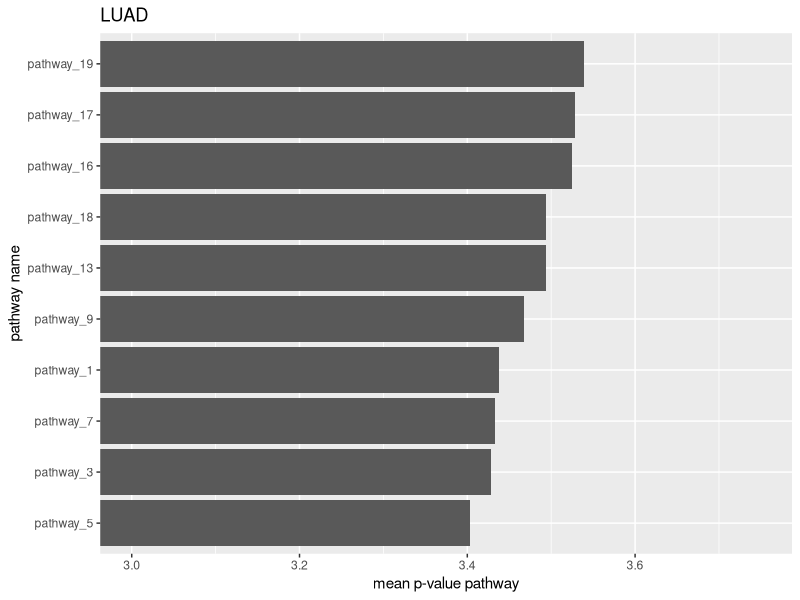
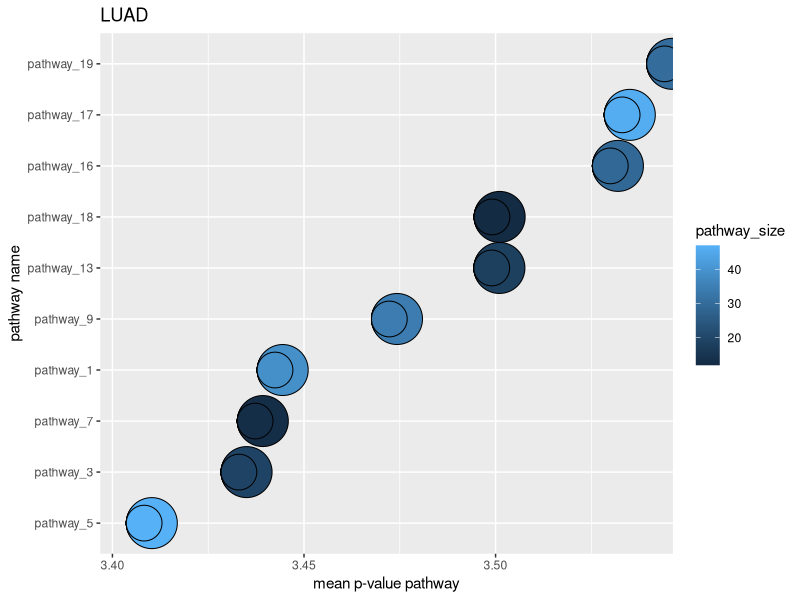
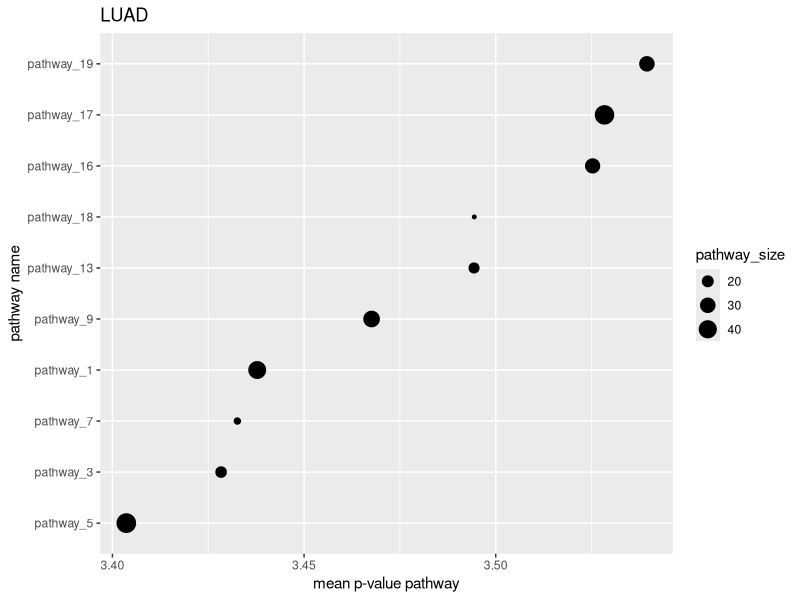
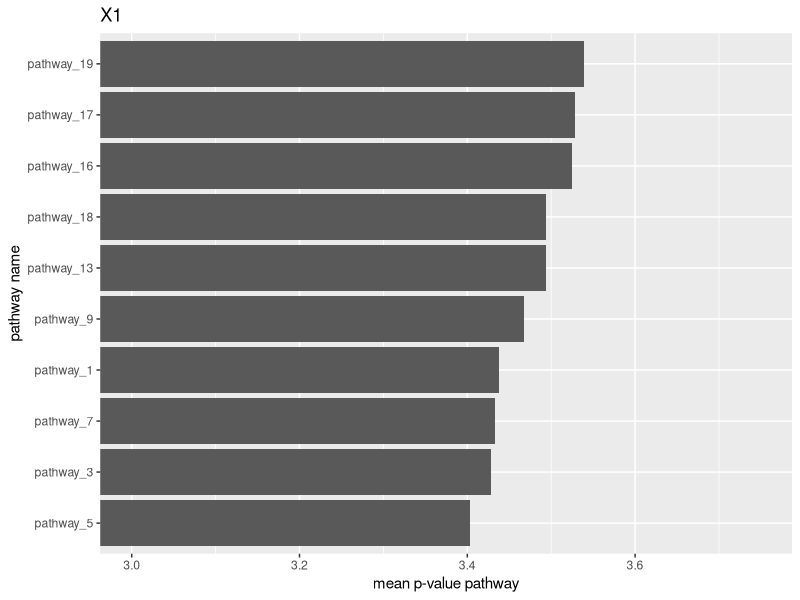
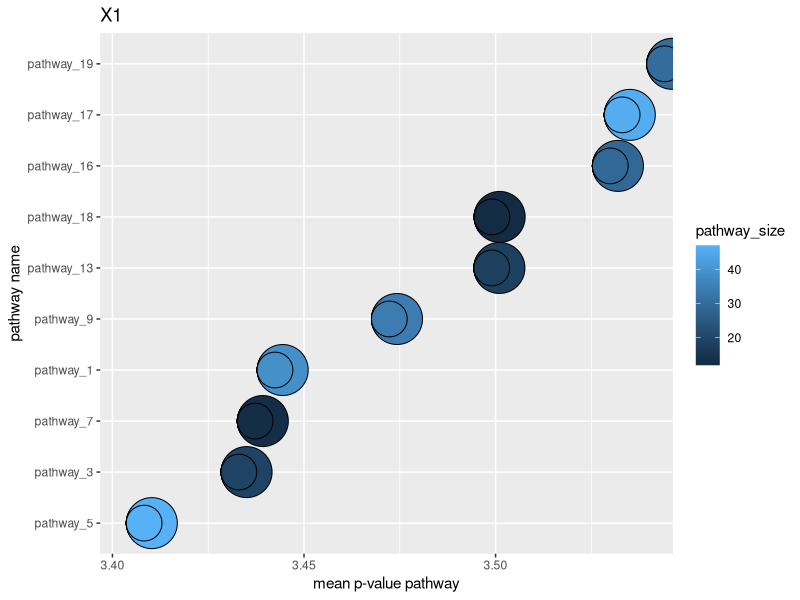
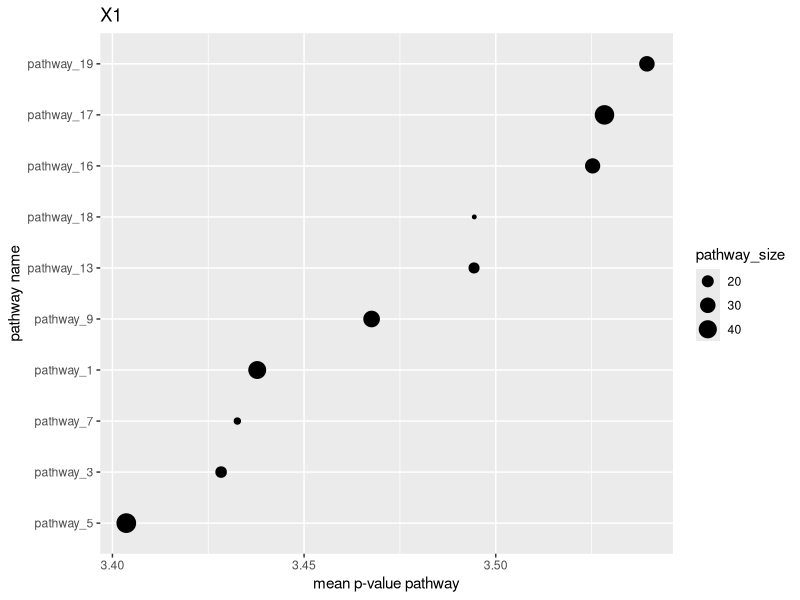
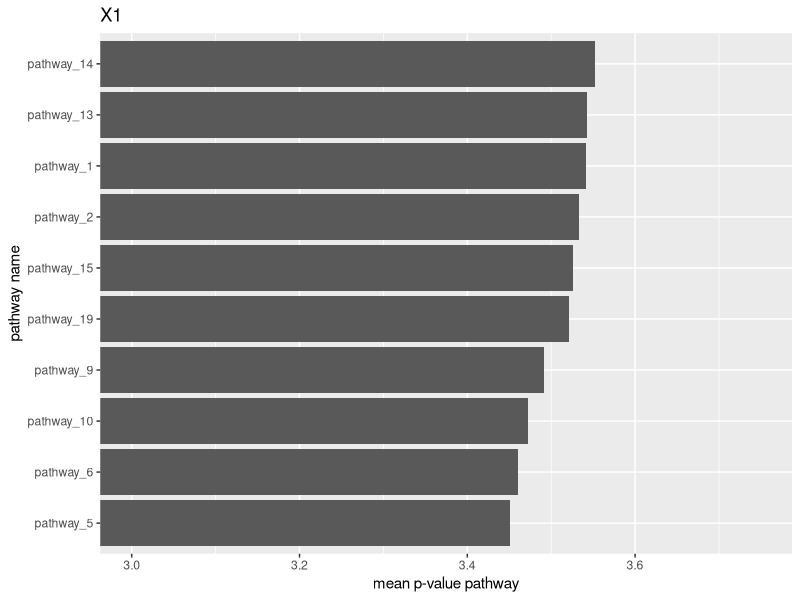
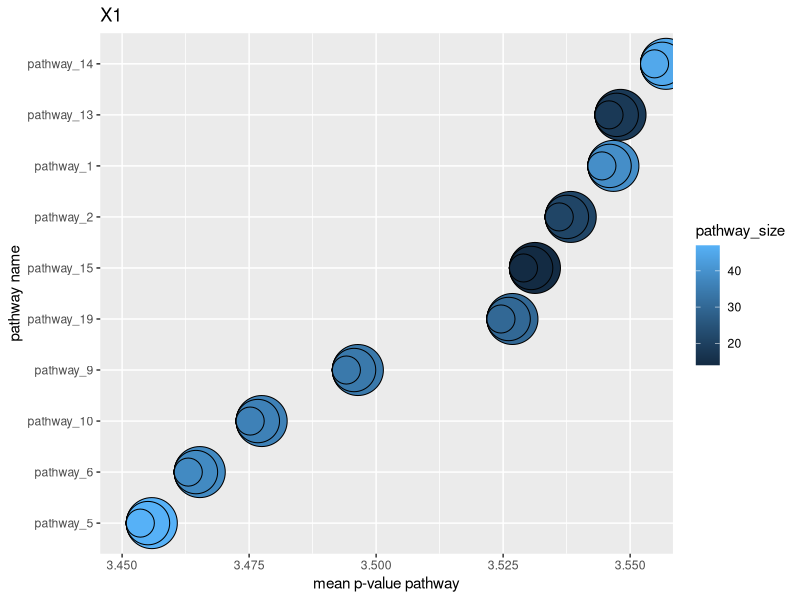

The R source for these figures, in order:
## ---- chunk 1
knitr::opts_chunk$set(echo = TRUE)
## ---- chunk 2
# p-value matrix (for pathways)

# for reproducible results set seed (runif )
set.seed(100)
df1 <- data.frame(matrix(runif(20*50, 1e-20, 1e-3), 20, 50),
                  row.names = paste("pathway", 1:20, sep = "_"))

set.seed(95)
df2 <- data.frame(matrix(runif(20*50, 1e-20, 1e-3), 20, 50),
                  row.names = paste("pathway", 1:20, sep = "_"))

df.p.value.list = list("LUAD" = df1, "BRCA" = df2)

# genset size information 

len.genesets <- sample(10:50, 20)
names(len.genesets) <- paste("pathway", 1:20, sep = "_")

head(len.genesets)
## ---- chunk 3
get_top10pathways_from_pvalues = function(df_p_values, length_genesets) {
  
  require(ggplot2)
  
  results <- list()
    
  df_p_values_log10 <- -log10(as.data.frame(df_p_values))
    
  mean_pathway <- as.data.frame(apply(df_p_values_log10, 1, mean))
  rownames(mean_pathway) <- rownames(df_p_values_log10)
  
  ordered_score <- mean_pathway[order(-mean_pathway[ ,1]), 1]
  top_10 <- data.frame(ordered_score[1:10])
  colnames(top_10) <- "mean_pathway"
  
  ordered_names <- order(-mean_pathway[ ,1])
  top_10_names <- ordered_names[1:10]
  top_10$pathway_names <- row.names(mean_pathway)[top_10_names]
  
  results[[1]] <- top_10
  
  results[[2]] <- ggplot(data = top_10, aes(x = mean_pathway, y = reorder(pathway_names, mean_pathway)))+
    geom_bar(stat = "identity")+
    coord_cartesian(xlim =c(3, 3.75))+
    labs(title = names(df_p_values),
         x = "mean p-value pathway",
         y = "pathway name")
  
  pathway_size <- order(-mean_pathway[ ,1])
  top_10_size <- pathway_size[1:10]
  top_10$pathway_size <- length_genesets[top_10_size]
  
  top_10$pathway_names <- as.factor(top_10$pathway_names)
  
  results[[3]] <- ggplot(data = top_10, aes(x = mean_pathway, y = reorder(pathway_names, mean_pathway),
                                            fill = pathway_size
                                            ))+
    geom_dotplot(position = "identity",
                 dotsize = (pathway_size/10),
                 binwidth = 0.5,
                 binaxis = "y")+
    labs(title = names(df_p_values),
         x = "mean p-value pathway",
         y = "pathway name")
  
  results[[4]] <- ggplot(data = top_10, aes(x = mean_pathway, y = reorder(pathway_names,
                                                                          mean_pathway)))+
    geom_point(aes(size = pathway_size))+
    labs(title = names(df_p_values),
         x = "mean p-value pathway",
         y = "pathway name")
  
  print(results)
}
## ---- chunk 4
get_top10pathways_from_pvalues(df.p.value.list[1], len.genesets)
                               
## ---- chunk 5

lapply(df.p.value.list, get_top10pathways_from_pvalues, length_genesets = len.genesets)
# lapply(df.p.value.list, best_function, length_genesets = len.genesets)





lapply(df.p.value.list, get_top10pathways_from_pvalues, length_genesets = len.genesets)


dfs <- df.p.value.list

lapply(dfs, FUN= function(df){return(get_top10pathways_from_pvalues(df, len.genesets))})
